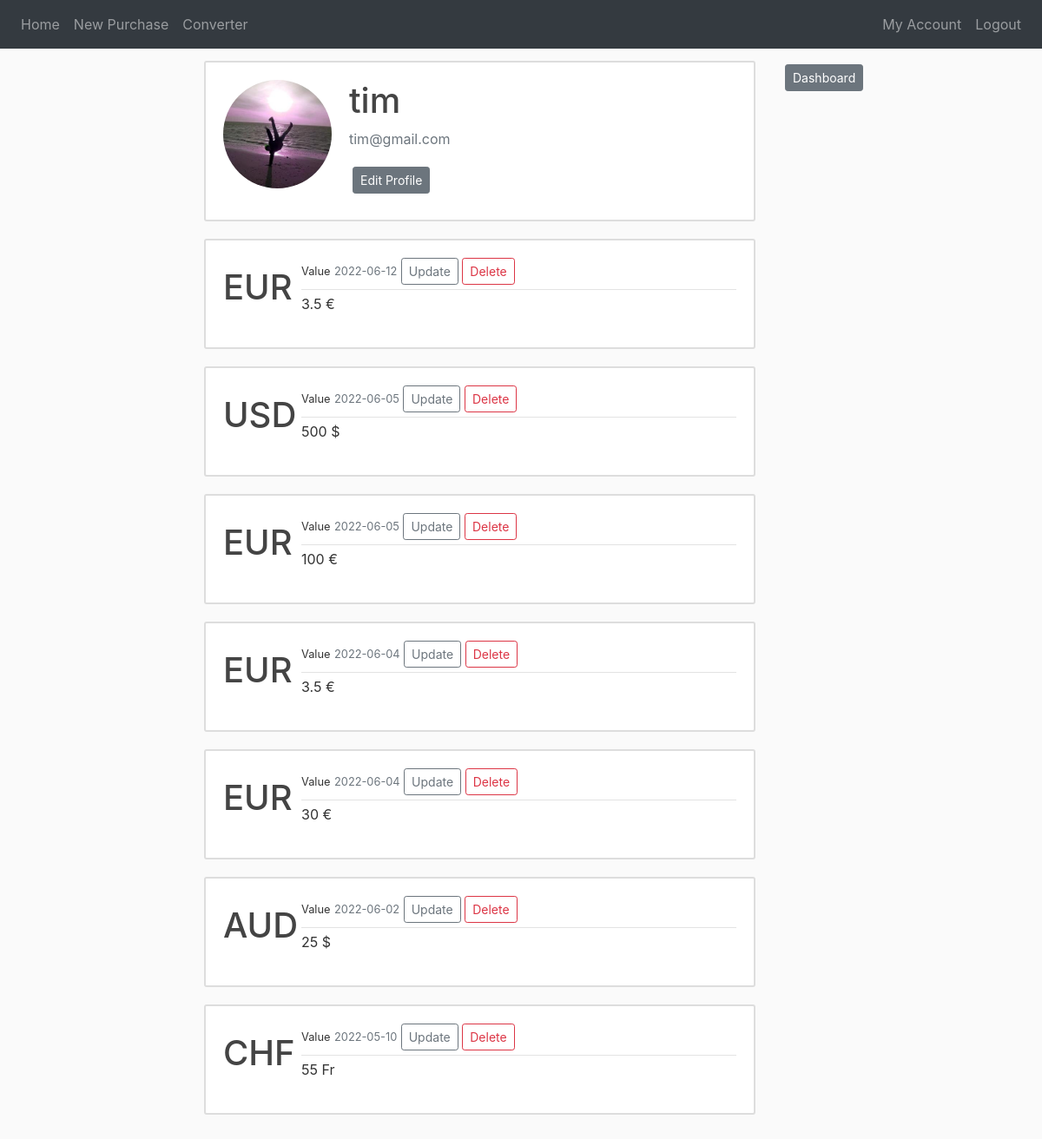
Page /account (signed in) on the committed database.
### website/models.py (models this page shows, shortened)
class User(db.Model, UserMixin):
    id = db.Column(db.Integer, primary_key=True)
    username = db.Column(db.String(20), unique=True, nullable=False)
    email = db.Column(db.String(150), unique=True, nullable=False)
    image = db.Column(db.String(20), nullable=False, default='default.jpg')
    password = db.Column(db.String(60), nullable=False)
    purchases = db.relationship('Purchase', backref='buyer', lazy=True)

class Purchase(db.Model):
    id = db.Column(db.Integer, primary_key=True)
    date = db.Column(db.Date, nullable=False)
    amount = db.Column(db.Integer, nullable=False)
    user_id = db.Column(db.Integer, db.ForeignKey('user.id'), nullable=False)
    currency_id = db.Column(db.Integer, db.ForeignKey('currency.id'), nullable=False)

class Currency(db.Model):
    id = db.Column(db.Integer, primary_key=True)
    identifier = db.Column(db.String(100), nullable=False)
    name = db.Column(db.String(100), nullable=False)
    character = db.Column(db.String(2), nullable=False)
    rate = db.Column(db.Float(), nullable=False)
    purchases = db.relationship('Purchase', backref='currency', lazy=True)

### website/views.py (the view)
@views.route('/account', methods=['GET'])
@login_required
def account():
    purchases = Purchase.query.order_by(Purchase.date).all()
    return render_template("account.html", purchases=purchases)

### website/models.py (called while the page is built)
@login_manager.user_loader
def load_user(user_id):
    return User.query.get(int(user_id))

### website/views.py (called while the page is built)
@views.context_processor
def base():
    form = SearchForm()
    return dict(form=form)

### website/templates/account.html (shortened to what this page needs)
{% extends "base.html" %}
{% block content %}
    <div class="content-section">
        <div class="media">
            <img class="rounded-circle account-img" src="{{ url_for('static', filename='profile_pictures/' + current_user.image) }}">
            <div class="media-body">
                <h2 class="account-heading">{{ current_user.username }}</h2>
                <p class="text-secondary">{{ current_user.email }}</p>
                <div>
                    <a class="btn btn-secondary btn-sm m-1" href="{{ url_for('views.update_account') }}">Edit Profile</a>
                </div>
            </div>
        </div>
    </div>
    {% for purchase in purchases | reverse %}
        {% if purchase.buyer == current_user %}
            <article class="media content-section">
                <h1 class="article-identifier">{{ purchase.currency.identifier }}</h1>
                <div class="media-body">
                    <div class="article-metadata">
                        <small>Value</small>
                        <small class="text-muted">{{ purchase.date.strftime('%Y-%m-%d') }}</small>
                            <a class="btn btn-outline-secondary btn-sm" href="{{ url_for('views.update_purchase', purchase_id=purchase.id) }}">Update</a>
                            <a type="button" class="btn btn-outline-danger btn-sm" href="{{ url_for('views.delete_purchase', purchase_id=purchase.id) }}">Delete</a>
                    </div>
                    <p class="article-content">{{ purchase.amount }} {{ purchase.currency.character }}</p>
                </div>
            </article>
        {% endif %}
    {% endfor %}
{% endblock %}
{% block content_right %}
    <div class="media body" style="margin-top: 10px">
        <a class="btn btn-secondary btn-sm m-1" style="align-items: center" href="{{ url_for('views.dashboard') }}">Dashboard</a>
    </div>
{% endblock %}

### website/templates/base.html (shortened to what this page needs)
<!DOCTYPE html>
<html lang="en">
    <head>
        <link rel="stylesheet" href="css/bootstrap.css"></linkrel>
        <link
            rel="stylesheet"
            href="https://stackpath.bootstrapcdn.com/bootstrap/4.4.1/css/bootstrap.min.css"
        />
        <link
            rel="stylesheet"
            href="https://stackpath.bootstrapcdn.com/font-awesome/4.7.0/css/font-awesome.min.css"
        />
        <link rel="stylesheet" href="{{ url_for('static', filename='main.css') }}">
    </head>
    <body>
        <nav class="navbar navbar-expand-lg navbar-dark bg-dark justify-content-center fixed-top">
            <div class="collapse navbar-collapse" id="navabar">
              <div class="navbar-nav mr-auto">
                {% if current_user.is_authenticated %}
                <a class="nav-item nav-link" id="home" href="{{ url_for('views.home') }}">Home</a>
                <a class="nav-item nav-link" id="home" href="{{ url_for('views.purchase') }}">New Purchase</a>
                {% endif %}
                <a class="nav-item nav-link" id="home" href="{{ url_for('views.converter') }}">Converter</a>
              </div>
              <div class="navbar-nav">
                {% if current_user.is_authenticated %}
                <a class="nav-item nav-link" id="history" href="{{ url_for('views.account') }}">My Account</a>
                <a class="nav-item nav-link" id="logout" href="{{ url_for('auth.logout') }}">Logout</a>
                {% else %}
                <a class="nav-item nav-link" id="login" href="{{ url_for('auth.login') }}">Login</a>
                <a class="nav-item nav-link" id="signUp" href="{{ url_for('auth.register') }}">Register</a>
                {% endif %}
              </div>
            </div>
        </nav>
        <main role="main" class="container">
            <div class="row">
                <div class="col-lg-2">
                </div>
                <div class="col-lg-7">
                    {% block content %}{% endblock %}
                </div>
                <div class="col-lg-3">
                    {% block content_right %}{% endblock %}
                </div>
            </div>
        </main>
    </body>

### website/static/main.css (style rules this page uses)
body { background: #fafafa; color: #333333; margin-bottom: 10px; margin-top: 60px; }
h1, h2, h3, h4, h5, h6 { color: #444444; }
.content-section { background: #ffffff; padding: 20px 20px; border: 2px solid #dddddd; border-radius: 3px; margin-bottom: 20px; margin-top: 10px; }
.article-content { white-space: pre-line; }
.article-identifier { height: 65px; width: 30px; margin-right: 60px; margin-top: 10px; }
.article-metadata { padding-bottom: 5px; margin-bottom: 4px; border-bottom: 1px solid #e3e3e3; }
.account-img { height: 125px; width: 125px; margin-right: 20px; margin-bottom: 16px; }
.account-heading { font-size: 2.5rem; }

### rows in the picture
User: image (picture), username "tim", email "tim@gmail.com"
Purchase: currency.identifier "EUR", date "2022-06-12", amount "3.5", currency.character "€"
Purchase: currency.identifier "USD", date "2022-06-05", amount "500", currency.character "$"
Purchase: currency.identifier "EUR", date "2022-06-05", amount "100", currency.character "€"
Purchase: currency.identifier "EUR", date "2022-06-04", amount "3.5", currency.character "€"
Purchase: currency.identifier "EUR", date "2022-06-04", amount "30", currency.character "€"
Purchase: currency.identifier "AUD", date "2022-06-02", amount "25", currency.character "$"
Purchase: currency.identifier "CHF", date "2022-05-10", amount "55", currency.character "Fr"
